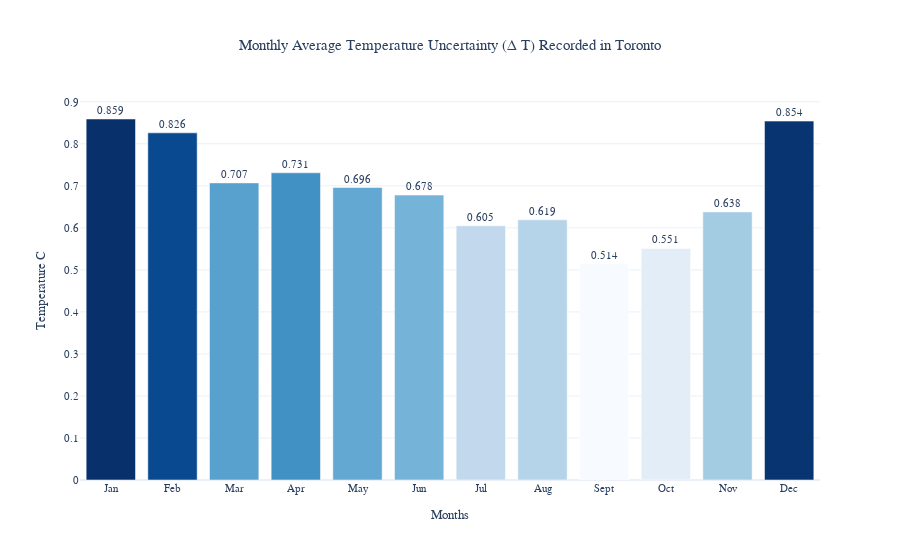

The cell this chart's notebook holds for it:
### Code cell
plotlychart(torontom,cityname='Toronto',attr='AverageTemperatureUncertainty',sequence='Monthly')

### Figure 1 — Plotly figure (JSON) as saved in the notebook; plotly's stock layout.template omitted (floating-point values rounded to 4 significant figures)
{"data": [{"marker": {"color": [0.859, 0.826, 0.707, 0.731, 0.696, 0.678, 0.605, 0.619, 0.514, 0.551, 0.638, 0.854], "colorscale": [[0, "rgb(247,251,255)"], [0.125, "rgb(222,235,247)"], [0.25, "rgb(198,219,239)"], [0.375, "rgb(158,202,225)"], [0.5, "rgb(107,174,214)"], [0.625, "rgb(66,146,198)"], [0.75, "rgb(33,113,181)"], [0.875, "rgb(8,81,156)"], [1, "rgb(8,48,107)"]]}, "name": "Average", "text": [0.859, 0.826, 0.707, 0.731, 0.696, 0.678, 0.605, 0.619, 0.514, 0.551, 0.638, 0.854], "textposition": "outside", "type": "bar", "x": ["Jan", "Feb", "Mar", "Apr", "May", "Jun", "Jul", "Aug", "Sept", "Oct", "Nov", "Dec"], "y": [0.859, 0.826, 0.707, 0.731, 0.696, 0.678, 0.605, 0.619, 0.514, 0.551, 0.638, 0.854]}], "layout": {"font": {"family": "sora", "size": 11}, "title": {"text": "Monthly Average Temperature Uncertainty (Δ T) Recorded in Toronto", "x": 0.5}, "xaxis": {"title": {"text": "Months"}}, "yaxis": {"title": {"text": "Temperature C"}}}}
